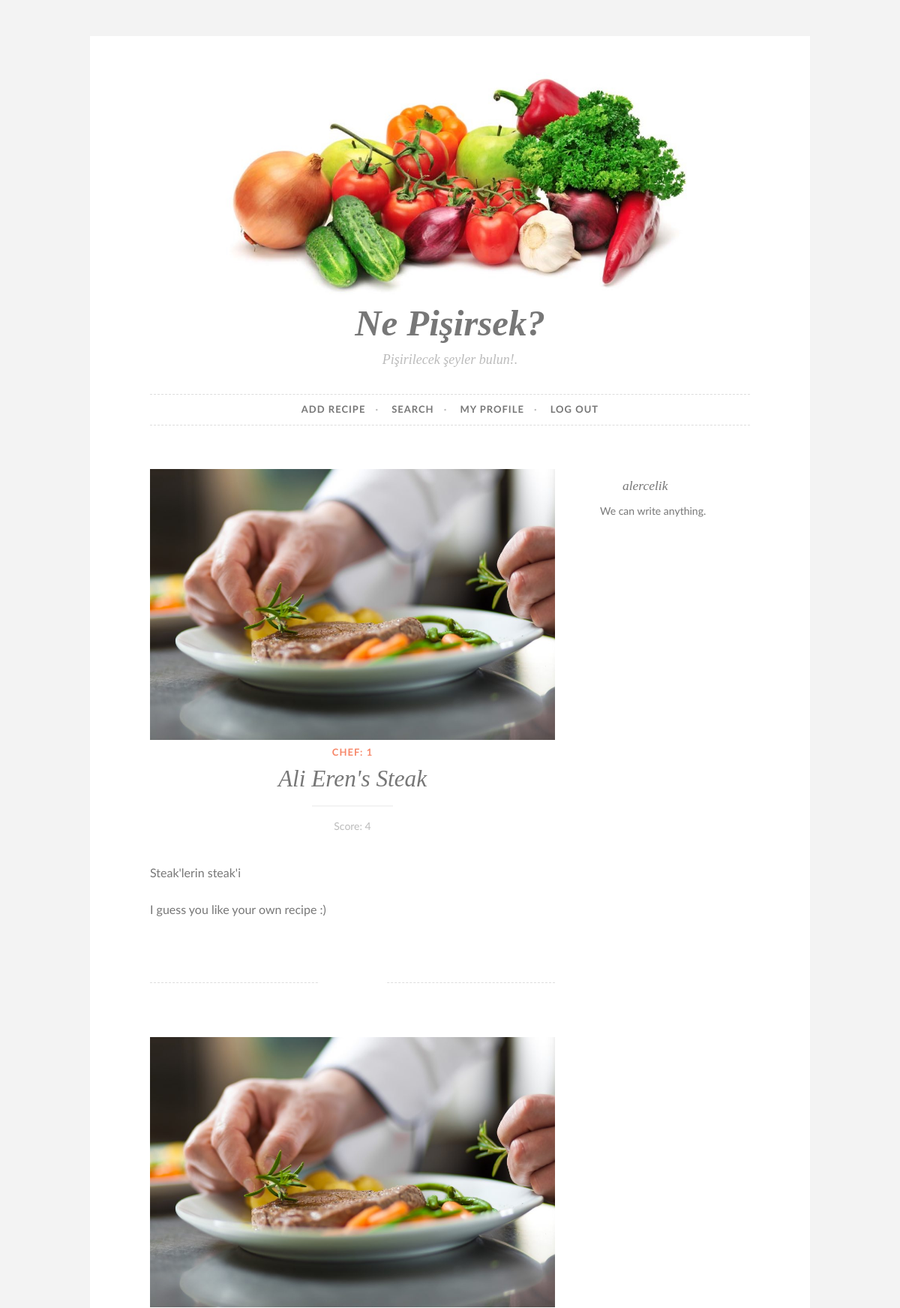
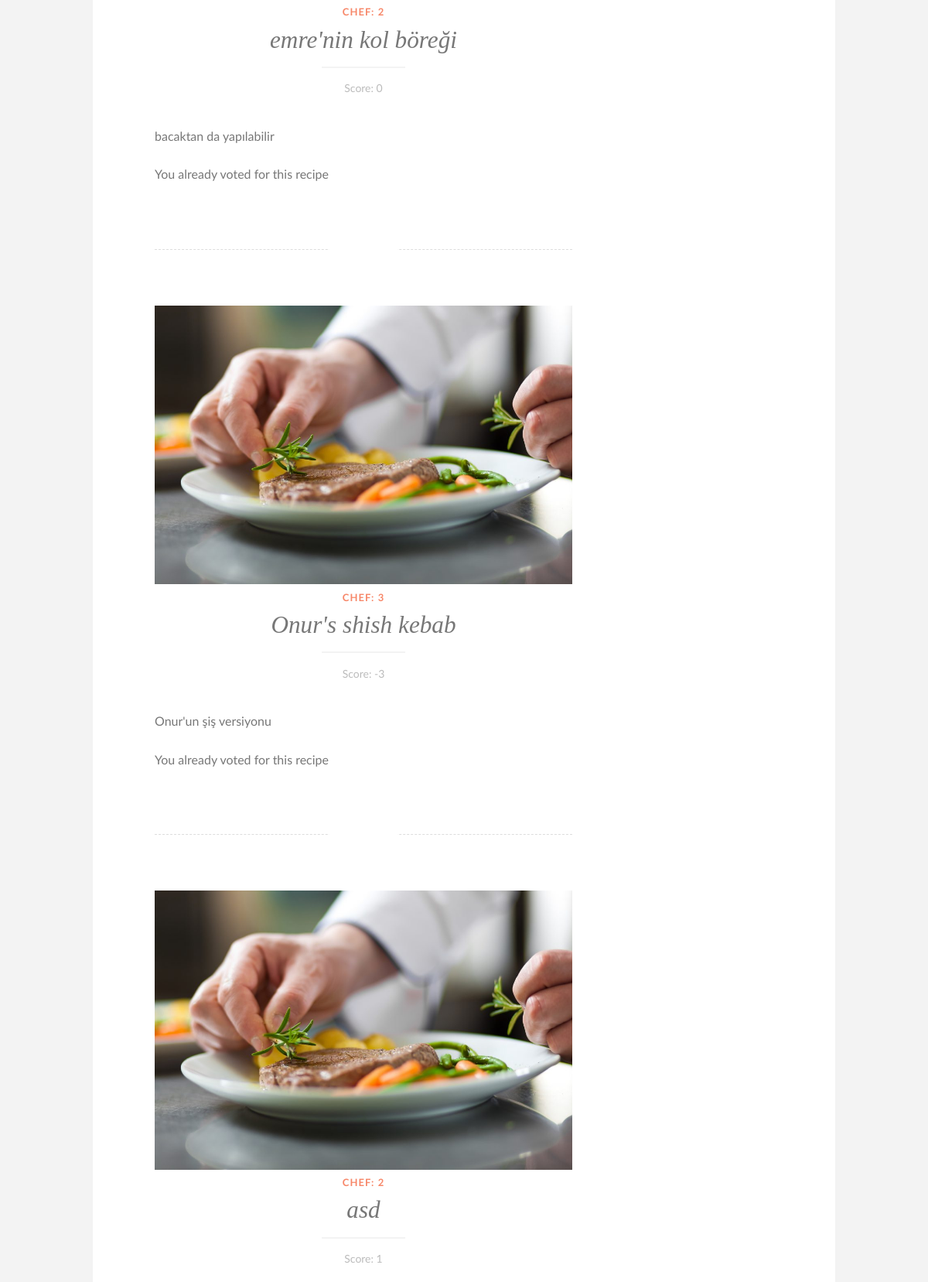
Page / (signed in, upper part) on the committed database (2 pictures, top to bottom).
### main.py (models this page shows, shortened)
class Recipe(db.Model):
	__tablename__ = 'Recipe'
	id = db.Column(db.Integer, primary_key = True)
	name = db.Column(db.String(100))
	text = db.Column(db.Text)
	category_id = db.Column(db.Integer, db.ForeignKey('RecipeCategory.id'), nullable=False)
	user_id = db.Column(db.Integer, db.ForeignKey('User.id'), nullable=False)
	add_date = db.Column(db.DateTime)
	last_edit_date = db.Column(db.DateTime)
	def get_score(self):
		recipe_votes = Vote.query.filter_by(recipe_id=self.id)
		score = 0
		for vote in recipe_votes:
			score += vote.value
		return score

class Vote(db.Model):
	__tablename__ = 'Vote'
	id = db.Column(db.Integer, primary_key = True)
	value = db.Column(db.Integer, nullable=False)
	recipe_id = db.Column(db.Integer, db.ForeignKey('Recipe.id'), nullable=False)
	user_id = db.Column(db.Integer, db.ForeignKey('User.id'), nullable=False)

### main.py (the view)
@app.route('/', methods=['POST', 'GET'])
def home():
	if not "logged_in" in session:
		user_logged_in = False
		session["logged_in"] = False
	else:
		user_logged_in = session["logged_in"]
	if not user_logged_in:
		return render_template('log_in.html')
	username = session["username"]
	user_id = session["user_id"]
	session["url"] = "/"
	recipes = Recipe.query.all()
	already_voted_recipes = Vote.query.filter_by(user_id=user_id)
	already_voted_recipe_ids = [vote.recipe_id for vote in already_voted_recipes]
	return render_template('index.html', user_logged_in=user_logged_in,
	                       username=username, user_id=user_id, recipes=recipes,
	                       already_voted_recipes=already_voted_recipes, already_voted_recipe_ids=already_voted_recipe_ids)

### templates/index.html (shortened to what this page needs)
<!DOCTYPE html>
<html lang="en">
	<head>
	<link rel="stylesheet" id="all-css-0-1" href="/static/css/1.css" type="text/css" media="all">
	<link rel="stylesheet" id="button-2-fonts-css" href="/static/css/2.css" type="text/css" media="all">
	</head>
	<body class="home blog custom-background wp-custom-logo wp-embed-responsive mp6 customizer-styles-applied group-blog highlander-enabled highlander-light infinite-scroll">
		<div id="page" class="hfeed site">
			<header id="masthead" class="site-header" role="banner">
				<div class="site-branding">
					<img width="663" height="260" src="{{ url_for('static', filename='images/yemekler.jpg') }}" >
					<h1 class="site-title">Ne Pişirsek?</a></h1>
					<p class="site-description">Pişirilecek şeyler bulun!.</p>
				</div>
			</header>
			<nav id="site-navigation" class="main-navigation" role="navigation">
				<div >
					<ul >
						<li id="menu-item-271" class="menu-item menu-item-type-post_type menu-item-object-page menu-item-271"><a href="{{url_for("add_recipe")}}">Add Recipe</a></li>
						<li id="menu-item-272" class="menu-item menu-item-type-post_type menu-item-object-page menu-item-272"><a href="{{url_for("search")}}">Search</a></li>
						<li id="menu-item-273" class="menu-item menu-item-type-post_type menu-item-object-page menu-item-273"><a href="{{url_for("profile")}}">My Profile</a></li>
						<li id="menu-item-274" class="menu-item menu-item-type-post_type menu-item-object-page menu-item-274"><a href="{{url_for("log_out")}}">Log out</a></li>
					</ul>
				</div>
			</nav>
			<div id="content" class="site-content">
				<div id="primary" class="content-area">
					<main id="main" class="site-main" role="main">
						{%for recipe in recipes%}
						<article id="post-65" class="post-65 post type-post status-publish format-standard has-post-thumbnail hentry category-community tag-food tag-gardening">
						<header class="entry-header">
							<div>
									<img width="982" height="655"
										 src="static/images/signin-image.jpg"
										 class="attachment-button-2-featured size-button-2-featured wp-post-image" alt=""
										 >
							</div>
							<span class="cat-links"><a rel="category tag">Chef: {{recipe.user_id}}</a></span>
							<h1 class="entry-title">{{recipe.name}}</h1>
							<div class="entry-meta">
								<span class="posted-on">
									<a rel="bookmark">Score: {{recipe.get_score()}}</a>
								</span>
							</div>
						</header>
						<div class="entry-content">
							<p> {{recipe.text}}
							<div class="page-links">
								{% if recipe.id in already_voted_recipe_ids %}
									You already voted for this recipe
								{% elif recipe.user_id == user_id %}
									I guess you like your own recipe :)
								{% endif %}
							</div>
						</div>
					</article>
						{% endfor %}
					</main>
				</div>
				<div id="secondary" class="widget-area" role="complementary">
					<aside id="text-3" class="widget widget_text"><h1 class="widget-title">{{username}}</h1>
						<div class="textwidget">We can write anything.</div>
					</aside>
				</div>
			</div>
		</div>
	</body>
</html>

### rows in the picture
Recipe: user_id "1", name "Ali Eren's Steak", get_score "4", text "Steak'lerin steak'i", shows "I guess you like your own recipe :)"
Recipe: user_id "2", name "emre'nin kol böreği", get_score "0", text "bacaktan da yapılabilir", shows "You already voted for this recipe"
Recipe: user_id "3", name "Onur's shish kebab", get_score "-3", text "Onur'un şiş versiyonu", shows "You already voted for this recipe"
Recipe: user_id "2", name "asd", get_score "1"

### other values in the picture
{{ username }} "alercelik"
